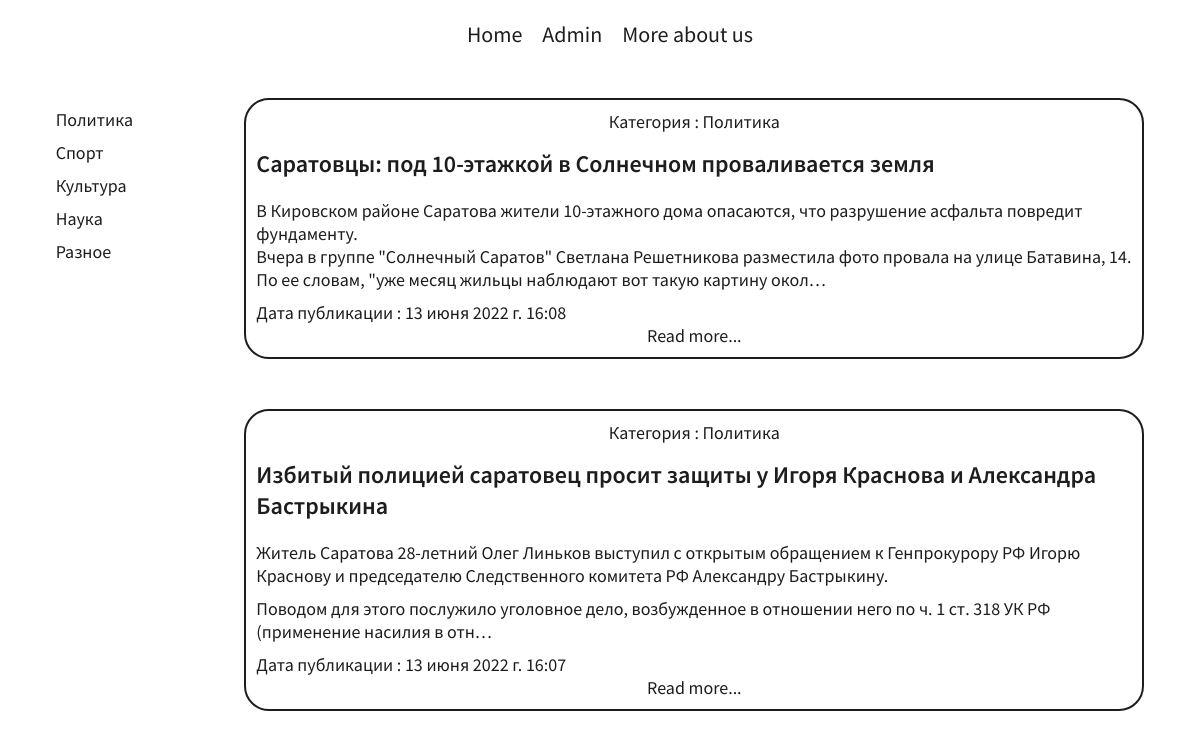
Page /category/1/ on the committed database.
### news/models.py (models this page shows, shortened)
class Category(models.Model):
    title = models.CharField(max_length=150, verbose_name='Категория')
    def __str__(self) :
        return self.title
    class Meta() :
        verbose_name = 'Категория'
        verbose_name_plural = 'Категории'

class News(models.Model):
    title = models.CharField(max_length=150, verbose_name='Название')
    content = models.TextField(blank=True , verbose_name='Содержимое')
    created_at = models.DateTimeField(auto_now_add=True,verbose_name='Дата')
    category = models.ForeignKey('Category' , on_delete= models.CASCADE , verbose_name='Категория')
    class Meta() :
        verbose_name = 'Новость'
        verbose_name_plural = 'Новости'
        ordering = ['-created_at']

### news/views.py (the view)
# urls.py: path('category/<int:category_id>/' , get_carygory , name='category')
def get_carygory(request , category_id) :
    news = News.objects.filter(category=category_id)
    categories = Category.objects.all()
    context = {
        'news' : news ,
        'categories' : categories ,
    }
    return render(request , 'news/category.html' , context)

### templates/news/category.html (shortened to what this page needs)
{% extends 'news/index.html' %}
<!-- {% load static %}

### templates/news/index.html (shortened to what this page needs)
{% load static %}
<!DOCTYPE html>
<html lang="en">
<head>
    <link rel="stylesheet" href="{% static 'news/css/style.css' %}">
    <link rel="stylesheet" href="{% static 'news/css/fonts.css' %}">
</head>
<body>
    {% block header %}
    <div class="header">
        <a href="{% url 'home' %}" target="_blank">Home</a>
        <a href="/admin" target="_blank">Admin</a>
        <a href="{% url 'home' %}" target="_blank">More about us</a>
    </div>
    {% endblock %}
    <div class="cont">
        {% block sidebar %}
        <div class="nav">
            {% for item in categories %}
            <a href="{% url 'category' item.id %}" > {{ item.title }}</a>
            {% endfor %}
        </div>
        {% endblock %}
        {% block content %}
        <div class="main_cards">
            {% for item in news%}
            <div class="card">
                <a class="cardCategory" href="{% url 'category' item.category.id %}"> Категория : {{ item.category }}</a>
                <h2> {{item.title}} </h2>
                <p>{{ item.content|linebreaks|truncatechars:300 }}</p>
                <p>Дата публикации : {{ item.created_at }}</p>
                <a href="{% url 'home' %}">Read more...</a>
            </div>
            {% endfor %}
        </div>
        {% endblock %}
    </div>
</body>
</html>

### static/news/css/style.css (style rules this page uses)
h1,h2,p,body { margin: 0px; padding: 0px; }
.header { display: flex; padding-top: 20px; flex-direction: row; justify-content: center; padding-bottom: 50px; }
.header a { padding-left : 20px; font-family: "SourceRegular"; font-size: 22px; color : #1D1D1F; text-decoration: none; }
.cont { display: flex; justify-content: space-around; }
.main_cards { width: 900px; }
.card { margin-bottom: 50px; padding: 10px; border: 2px solid #1D1D1F; border-radius: 25px; }
.card p { padding-top: 10px; font-family: "SourceRegular"; font-size: 18px; color : #1D1D1F; }
.card a { font-family: "SourceRegular"; font-size: 18px; color : #1D1D1F; text-decoration: none; display: flex; justify-content: center; }
.card h2 { font-family: "SourceSemiBold"; font-size: 24px; padding-top: 15px; color : #1D1D1F; }
.nav { display: flex; flex-direction: column; }
.nav a { padding-top: 10px; font-family: "SourceRegular"; font-size: 18px; color : #1D1D1F; text-decoration: none; }

### rows in the picture
Category: title "Политика"
Category: title "Спорт"
Category: title "Культура"
Category: title "Наука"
Category: title "Разное"
News: category "Политика", title "Саратовцы: под 10-этажкой в Солнечном проваливается земля", content "В Кировском районе Саратова жители 10-этажного дома опасаются, что разрушение асфальта повредит фундаменту. Вчера в группе \"Солнечный Саратов\" Светлана Решетникова разместила фото провала на улице Батавина, 14. По ее словам, \"уже месяц жильцы наблюдают вот такую картину окол…", created_at "13 июня 2022 г. 16:08"
News: category "Политика", title "Избитый полицией саратовец просит защиты у Игоря Краснова и Александра Бастрыкина", content "Житель Саратова 28-летний Олег Линьков выступил с открытым обращением к Генпрокурору РФ Игорю Краснову и председателю Следственного комитета РФ Александру Бастрыкину. Поводом для этого послужило уголовное дело, возбужденное в отношении него по ч. 1 ст. 318 УК РФ (применение насилия в отн…", created_at "13 июня 2022 г. 16:07"
